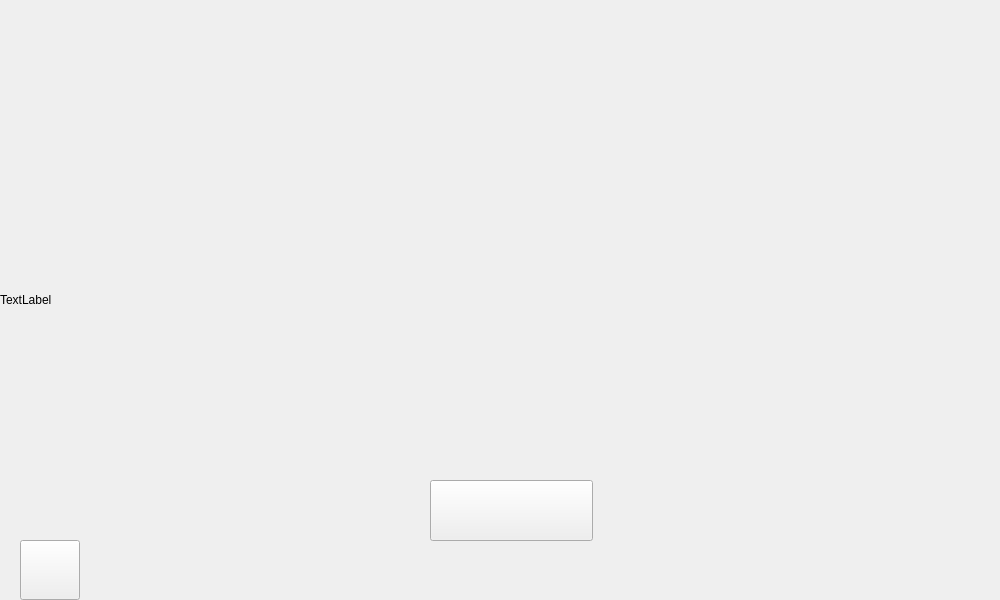
<?xml version="1.0" encoding="UTF-8"?>
<ui version="4.0">
 <class>Widget</class>
 <widget class="QWidget" name="Widget">
  <property name="geometry">
   <rect>
    <x>0</x>
    <y>0</y>
    <width>1000</width>
    <height>600</height>
   </rect>
  </property>
  <property name="windowTitle">
   <string>Widget</string>
  </property>
  <widget class="QLabel" name="background_begin">
   <property name="geometry">
    <rect>
     <x>0</x>
     <y>0</y>
     <width>1000</width>
     <height>600</height>
    </rect>
   </property>
   <property name="minimumSize">
    <size>
     <width>800</width>
     <height>600</height>
    </size>
   </property>
   <property name="styleSheet">
    <string notr="true">border-image: url(:/picture_for_begin/picture_for_begin_and_game/background_begin.png);</string>
   </property>
   <property name="text">
    <string>TextLabel</string>
   </property>
  </widget>
  <widget class="QWidget" name="">
   <property name="geometry">
    <rect>
     <x>430</x>
     <y>480</y>
     <width>163</width>
     <height>109</height>
    </rect>
   </property>
   <layout class="QVBoxLayout" name="verticalLayout">
    <item>
     <widget class="QPushButton" name="start_Button">
      <property name="minimumSize">
       <size>
        <width>161</width>
        <height>61</height>
       </size>
      </property>
      <property name="styleSheet">
       <string notr="true">border-image: url(:/picture_for_begin/picture_for_begin_and_game/buttons_start.png);</string>
      </property>
      <property name="text">
       <string/>
      </property>
     </widget>
    </item>
    <item>
     <spacer name="verticalSpacer">
      <property name="orientation">
       <enum>Qt::Vertical</enum>
      </property>
      <property name="sizeHint" stdset="0">
       <size>
        <width>20</width>
        <height>40</height>
       </size>
      </property>
     </spacer>
    </item>
   </layout>
  </widget>
  <widget class="QPushButton" name="setting_Button">
   <property name="geometry">
    <rect>
     <x>20</x>
     <y>540</y>
     <width>60</width>
     <height>60</height>
    </rect>
   </property>
   <property name="minimumSize">
    <size>
     <width>60</width>
     <height>60</height>
    </size>
   </property>
   <property name="styleSheet">
    <string notr="true">border-image: url(:/picture_for_begin/picture_for_begin_and_game/button_setting.png);</string>
   </property>
   <property name="text">
    <string/>
   </property>
  </widget>
 </widget>
 <resources/>
 <connections/>
</ui>
